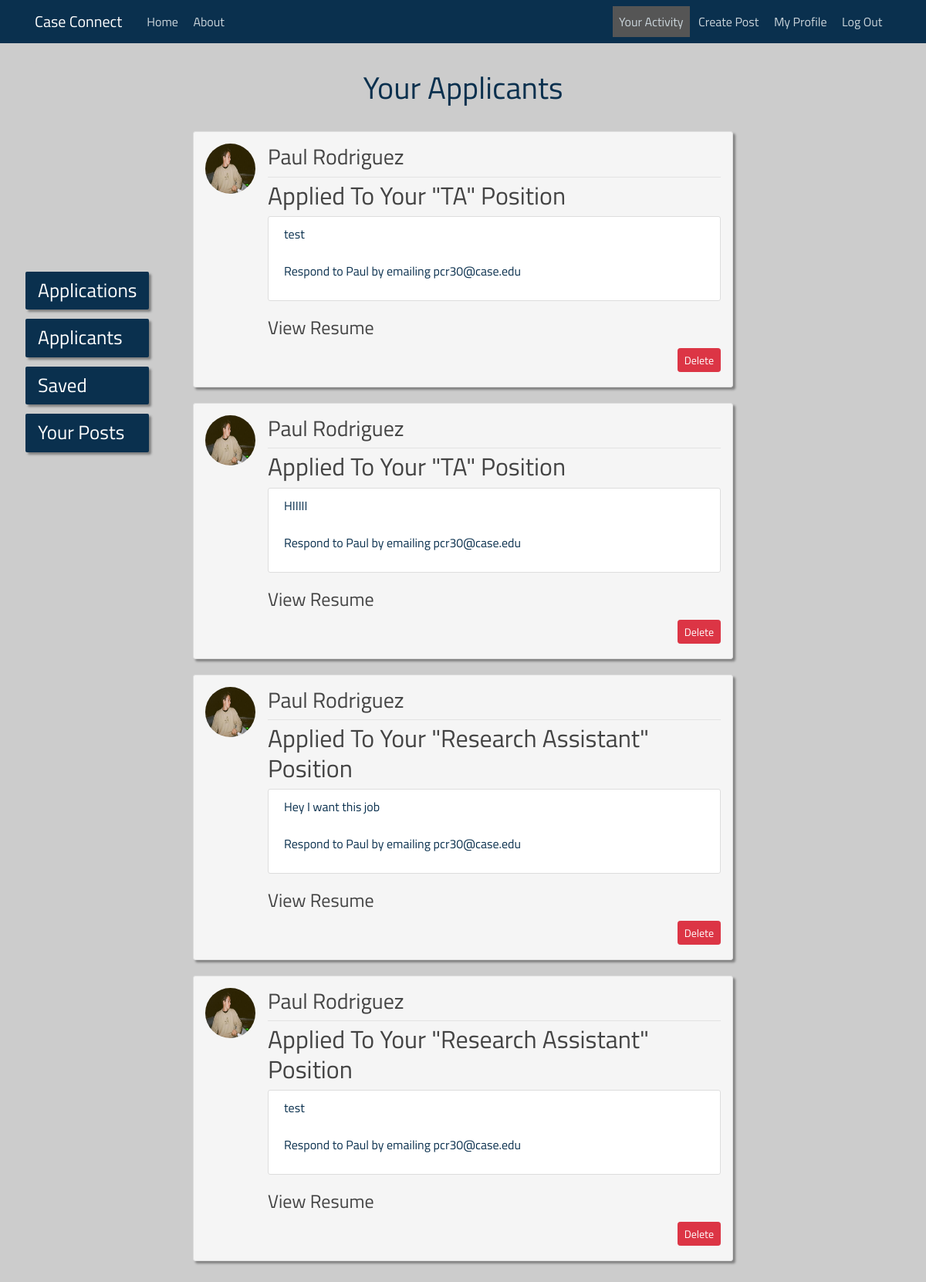
Before: /applicants/ (signed in) with the older database file.
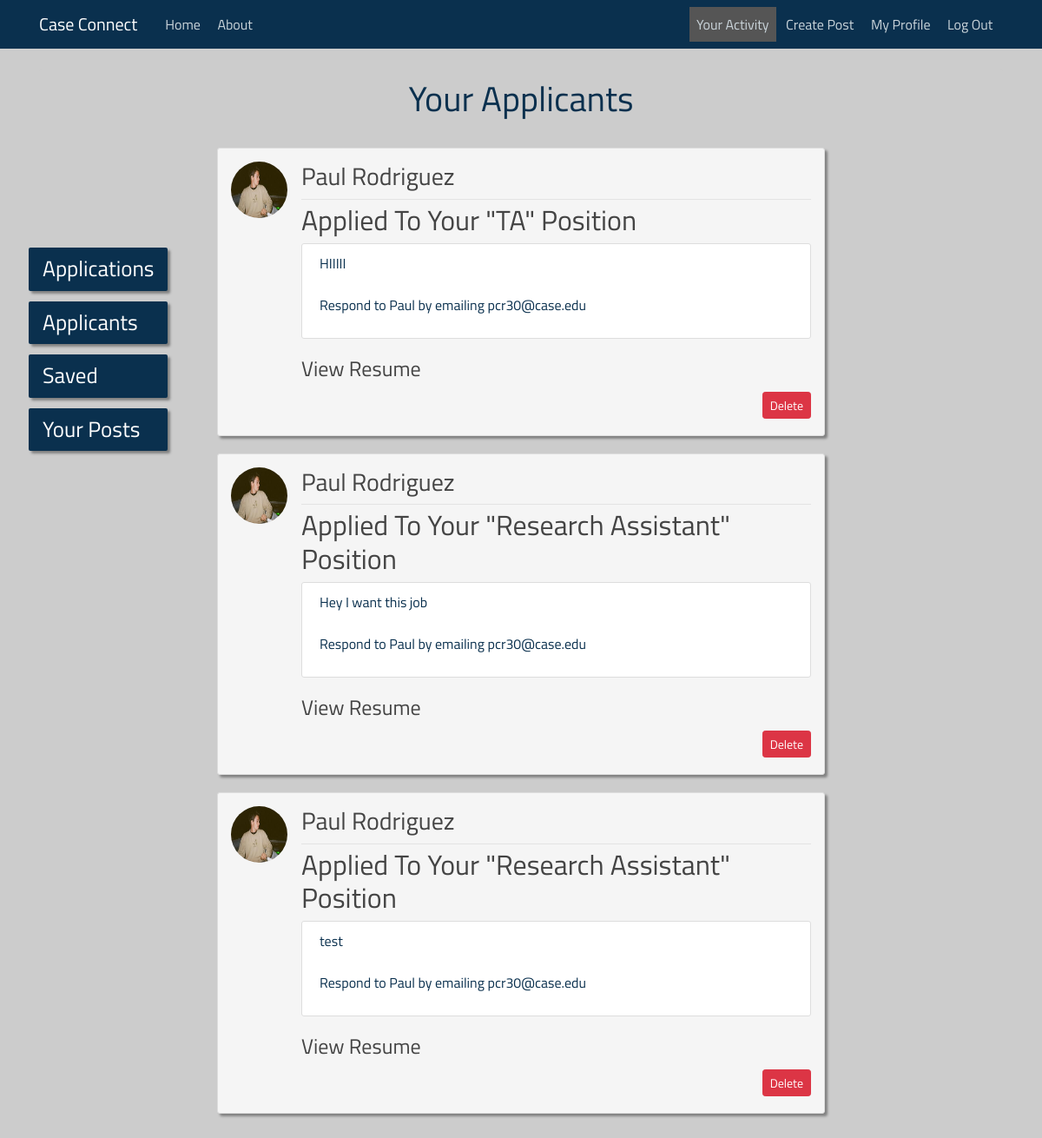
After: the same page with the newer database file.
### case_connecting/models.py (models this page shows, shortened)
class Application(models.Model):
    applicant = models.ForeignKey(User, on_delete=models.CASCADE)
    message = models.TextField()
    post = models.ForeignKey(Post, on_delete=models.CASCADE)
    date_applied = models.DateTimeField(default=timezone.now)

class Post(models.Model):
    recruiter = models.ForeignKey(User, on_delete=models.CASCADE)
    position = models.CharField(max_length=200)
    knowledge = models.CharField(max_length=200)
    content = models.TextField()
    pay = models.CharField(max_length=200)
    date_posted = models.DateTimeField(default=timezone.now)

### users/models.py (models this page shows, shortened)
class Profile(models.Model):
    user = models.OneToOneField(User, on_delete=models.CASCADE)
    image = models.ImageField(default='default.jpg', upload_to='profile_pics')
    resume = models.FileField(default=None, upload_to='resumes')

### case_connecting/views.py (the view)
# urls.py: path('applicants/', PostApplicantsListView.as_view(template_name='case_connecting/applicants.html'), name="case_connecting-applicants"),
class PostApplicantsListView(ListView):
    model = Application
    context_object_name = 'applications'
    paginate_by = 8
    def get_queryset(self):
        request_user = self.request.user
        return Application.objects.filter(post__recruiter=request_user).order_by('-date_applied')

### templates/case_connecting/applicants.html (shortened to what this page needs)
{% extends "case_connecting/base.html" %}
{% block content %}
<head>
</head>
    <div class="sidenav">
      <a href="{% url 'case_connecting-applications' %}">Applications</a>
      <a href="{% url 'case_connecting-applicants' %}">Applicants</a>
      <a href="{% url 'case_connecting-saved' %}">Saved</a>
      <a href="{% url 'case_connecting-posts' %}">Your Posts</a>
    </div>
    <div class="content-section" id="posting-list" align="center">
        <div style="text-align: center;">
            <h1 style="color: #0a304e;">Your Applicants</h1>
            <br>
        </div>
        {% for application in applications %}
        <article id="post" class="media content-section"  align="left">
        <img class="rounded-circle article-img" src="{{ application.applicant.profile.image.url }}">
              <div class="media-body">
                <div class="article-metadata">
                    <h3>{{ application.applicant.get_full_name }}</h3>
                </div>
                <h2><a class="article-title" href="{% url 'post-detail' application.post.id %}">Applied To Your "{{ application.post.position }}" Position</a></h2>
                  <div class="media content-section">
                      <p>
                          {{ application.message }} <br><br>
                          Respond to {{ application.applicant.first_name }} by emailing {{ application.applicant.email }}
                      </p>
                  </div>
              {% if application.applicant.profile.resume %}
                  <h4><a class="article-title" href="{{ application.applicant.profile.resume.url}}">View Resume</a></h4>
              {% endif %}
              <div align="right"><a class="btn btn-danger btn-sm mt-1 mb-1" href="{% url 'post-delete-applicant' application.id %}">Delete</a></div>
              </div>
            </article>
        {% endfor %}
    </div>
{% endblock %}

Changed rows visible on the page:
removed Application: applicant.profile.image (picture), applicant.get_full_name "Paul Rodriguez", post.position "TA", message "test", applicant.first_name "Paul", applicant.email "pcr30@case.edu"
